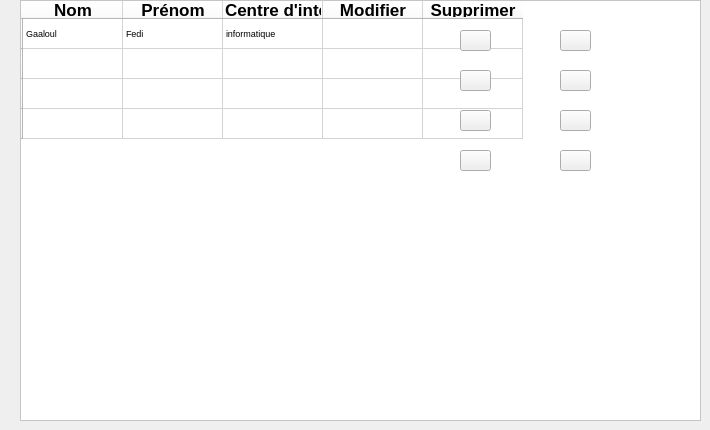
      <widget class="QWidget" name="tab_14">
       <attribute name="title">
        <string>Liste des invités</string>
       </attribute>
       <widget class="QTableWidget" name="tableWidget">
        <property name="geometry">
         <rect>
          <x>20</x>
          <y>0</y>
          <width>681</width>
          <height>421</height>
         </rect>
        </property>
        <property name="minimumSize">
         <size>
          <width>681</width>
          <height>0</height>
         </size>
        </property>
        <property name="font">
         <font>
          <pointsize>13</pointsize>
          <weight>50</weight>
          <bold>false</bold>
         </font>
        </property>
        <property name="styleSheet">
         <string notr="true">background-color: rgb(255, 255, 255);</string>
        </property>
        <row>
         <property name="text">
          <string/>
         </property>
        </row>
        <row>
         <property name="text">
          <string/>
         </property>
        </row>
        <row>
         <property name="text">
          <string/>
         </property>
        </row>
        <row>
         <property name="text">
          <string/>
         </property>
        </row>
        <column>
         <property name="text">
          <string>Nom</string>
         </property>
         <property name="font">
          <font>
           <weight>75</weight>
           <bold>true</bold>
          </font>
         </property>
         <property name="background">
          <color alpha="0">
           <red>255</red>
           <green>255</green>
           <blue>255</blue>
          </color>
         </property>
         <property name="foreground">
          <brush brushstyle="SolidPattern">
           <color alpha="255">
            <red>0</red>
            <green>0</green>
            <blue>0</blue>
           </color>
          </brush>
         </property>
        </column>
        <column>
         <property name="text">
          <string>Prénom</string>
         </property>
         <property name="font">
          <font>
           <weight>75</weight>
           <bold>true</bold>
          </font>
         </property>
        </column>
        <column>
         <property name="text">
          <string>Centre d'intérêt</string>
         </property>
         <property name="font">
          <font>
           <weight>75</weight>
           <bold>true</bold>
          </font>
         </property>
         <property name="textAlignment">
          <set>AlignLeading|AlignVCenter</set>
         </property>
        </column>
        <column>
         <property name="text">
          <string>Modifier</string>
         </property>
         <property name="font">
          <font>
           <weight>75</weight>
           <bold>true</bold>
          </font>
         </property>
        </column>
        <column>
         <property name="text">
          <string>Supprimer</string>
         </property>
         <property name="font">
          <font>
           <weight>75</weight>
           <bold>true</bold>
          </font>
         </property>
        </column>
        <item row="0" column="0">
         <property name="text">
          <string>Gaaloul</string>
         </property>
         <property name="font">
          <font>
           <pointsize>7</pointsize>
          </font>
         </property>
        </item>
        <item row="0" column="1">
         <property name="text">
          <string>Fedi</string>
         </property>
         <property name="font">
          <font>
           <pointsize>7</pointsize>
          </font>
         </property>
        </item>
        <item row="0" column="2">
         <property name="text">
          <string>informatique</string>
         </property>
         <property name="font">
          <font>
           <pointsize>7</pointsize>
          </font>
         </property>
        </item>
       </widget>
       <widget class="QPushButton" name="pushButton_74">
        <property name="geometry">
         <rect>
          <x>560</x>
          <y>150</y>
          <width>31</width>
          <height>21</height>
         </rect>
        </property>
        <property name="styleSheet">
         <string notr="true">image:url(:/new/prefix1/delete.png)</string>
        </property>
        <property name="text">
         <string/>
        </property>
       </widget>
       <widget class="QPushButton" name="pushButton_75">
        <property name="geometry">
         <rect>
          <x>560</x>
          <y>110</y>
          <width>31</width>
          <height>21</height>
         </rect>
        </property>
        <property name="styleSheet">
         <string notr="true">image:url(:/new/prefix1/delete.png)</string>
        </property>
        <property name="text">
         <string/>
        </property>
       </widget>
       <widget class="QPushButton" name="pushButton_76">
        <property name="geometry">
         <rect>
          <x>560</x>
          <y>70</y>
          <width>31</width>
          <height>21</height>
         </rect>
        </property>
        <property name="styleSheet">
         <string notr="true">image:url(:/new/prefix1/delete.png)</string>
        </property>
        <property name="text">
         <string/>
        </property>
       </widget>
       <widget class="QPushButton" name="pushButton_77">
        <property name="geometry">
         <rect>
          <x>560</x>
          <y>30</y>
          <width>31</width>
          <height>21</height>
         </rect>
        </property>
        <property name="styleSheet">
         <string notr="true">image:url(:/new/prefix1/delete.png)</string>
        </property>
        <property name="text">
         <string/>
        </property>
       </widget>
       <widget class="QPushButton" name="pushButton_59">
        <property name="geometry">
         <rect>
          <x>460</x>
          <y>30</y>
          <width>31</width>
          <height>21</height>
         </rect>
        </property>
        <property name="styleSheet">
         <string notr="true">image: url(:/modifier/modifier.png);</string>
        </property>
        <property name="text">
         <string/>
        </property>
       </widget>
       <widget class="QPushButton" name="pushButton_60">
        <property name="geometry">
         <rect>
          <x>460</x>
          <y>70</y>
          <width>31</width>
          <height>21</height>
         </rect>
        </property>
        <property name="styleSheet">
         <string notr="true">image: url(:/modifier/modifier.png);</string>
        </property>
        <property name="text">
         <string/>
        </property>
       </widget>
       <widget class="QPushButton" name="pushButton_61">
        <property name="geometry">
         <rect>
          <x>460</x>
          <y>110</y>
          <width>31</width>
          <height>21</height>
         </rect>
        </property>
        <property name="styleSheet">
         <string notr="true">image: url(:/modifier/modifier.png);</string>
        </property>
        <property name="text">
         <string/>
        </property>
       </widget>
       <widget class="QPushButton" name="pushButton_62">
        <property name="geometry">
         <rect>
          <x>460</x>
          <y>150</y>
          <width>31</width>
          <height>21</height>
         </rect>
        </property>
        <property name="styleSheet">
         <string notr="true">image: url(:/modifier/modifier.png);</string>
        </property>
        <property name="text">
         <string/>
        </property>
       </widget>
      </widget>
